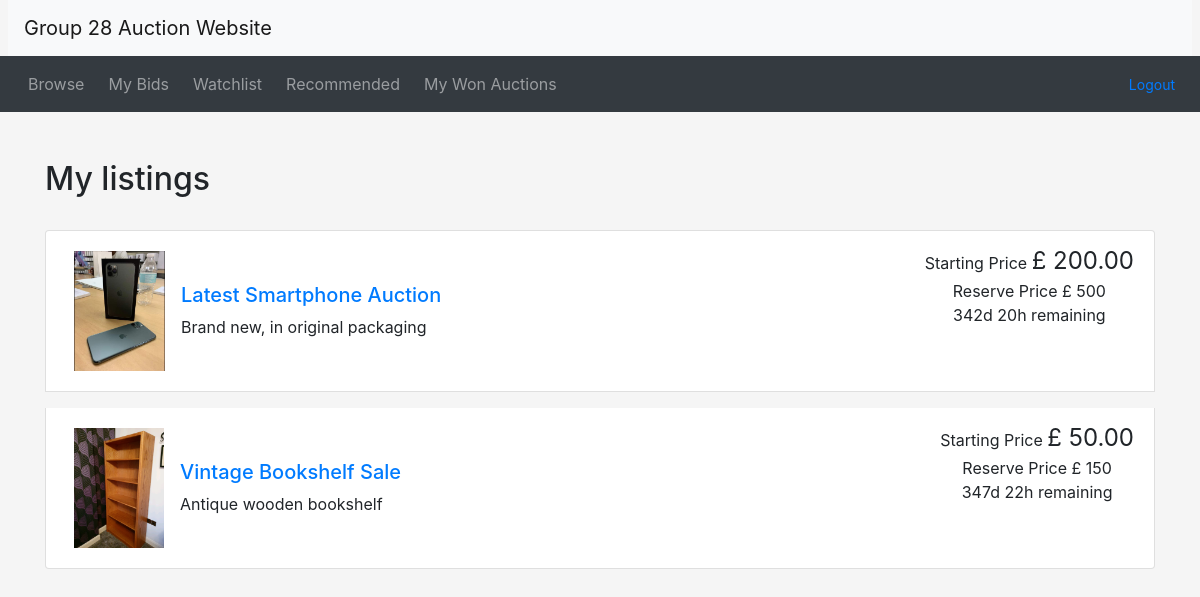
/mylistings.php (signed in), run on the app's committed database.
### tables this page shows
CREATE TABLE Auction (
    auction_id INT(11) AUTO_INCREMENT PRIMARY KEY,
    item_id INT(11),
    user_id INT(11),
    start_time DATETIME NOT NULL,
    end_time DATETIME NOT NULL,  
    auction_title VARCHAR(255),
    reserve_price FLOAT(2),
    starting_price FLOAT(2),
    FOREIGN KEY (item_id) REFERENCES Item(item_id),
    FOREIGN KEY (user_id) REFERENCES Users(user_id) ON DELETE CASCADE
);

CREATE TABLE Item (
    item_id INT(11) AUTO_INCREMENT PRIMARY KEY,
    name VARCHAR(255) NOT NULL,
    description VARCHAR(511),
    category ENUM('Electronics', 'Fashion', 'Home', 'Books', 'Other') NOT NULL,
    colour ENUM('Red', 'Orange', 'Yellow', 'Green', 'Blue', 'Purple', 'Pink', 'White', 'Grey', 'Black', 'Brown', 'Other'),
    `condition` ENUM('Great', 'Good', 'Okay', 'Poor'),
    photo VARCHAR(255)  
);

### database.php (called while the page is built, shortened)
<?php
function db_query($connection, $query)
{
  $result = mysqli_query($connection, $query);
  return $result;
}

### utilities.php (called while the page is built, shortened)
<?php
function display_time_remaining($interval) {
    if ($interval->days == 0 && $interval->h == 0) {
      $time_remaining = $interval->format('%im %Ss');
    }
    else if ($interval->days == 0) {
      $time_remaining = $interval->format('%hh %im');
    }
    else {
      $time_remaining = $interval->format('%ad %hh');
    }
  return $time_remaining;
}
?>

### mylistings.php (the view, shortened to what this page needs)
<?php
include_once("header.php");
require("utilities.php");
require("database.php");
?>
<div class="container mt-5">
  <h2 class="my-3">My listings</h2>
  <ul class="list-group">
    <?php
    $user_id = $_SESSION['user_id'];
    $connection = db_connect();
    $auction_query = "SELECT auction.auction_title,
                        auction.start_time,
                        auction.end_time,
                        auction.reserve_price,
                        auction.starting_price,
                        item.item_id,
                        item.name,
                        item.description,
                        item.photo
  FROM auction
  INNER JOIN item ON auction.item_id = item.item_id
  WHERE auction.user_id = '$user_id'";
    $auction_result = db_query($connection, $auction_query);
    while ($row = mysqli_fetch_assoc($auction_result)) {
      $item_id = $row['item_id'];
      $item_description = $row['description'];
      $item_photo = $row['photo'];
      $auction_reserve_price = $row['reserve_price'];
      $auction_starting_price = $row['starting_price'];
      $auction_title = $row['auction_title'];
      $auction_end_time = $row['end_time'];
      if (strlen($item_description) > 250) {
        $desc_shortened = substr($item_description, 0, 250) . '...';
      } else {
        $desc_shortened = $item_description;
      }
      $format = 'Y-m-d H:i:s';
      $auction_end_time = DateTime::createFromFormat($format, $auction_end_time);
      $now = new DateTime();
      if ($now > $auction_end_time) {
        $time_remaining = 'This auction has ended';
      } else {
        $time_to_end = date_diff($now, $auction_end_time);
        $time_remaining = display_time_remaining($time_to_end) . ' remaining';
      }
    ?>
      <li class="list-group-item d-flex justify-content-between mt-3">
        <div class="d-flex align-items-center p-2 mr-5">
          <img src="<?php echo $item_photo; ?>" alt="<?php echo $auction_title; ?>" class="img-fluid" style="max-width: 120px; max-height: 120px;">
          <div class="ml-3">
            <h5><a href="listing.php?item_id=<?php echo $item_id; ?>">
                <?php echo $auction_title; ?>
              </a> </h5>
            <?php echo $desc_shortened; ?>
          </div>
        </div>
        <div class="text-center text-nowrap">Starting Price <span style="font-size: 1.5em">£
            <?php echo number_format($auction_starting_price, 2); ?>
          </span><br />Reserve Price £
          <?php echo $auction_reserve_price; ?><br />
          <?php echo $time_remaining; ?>
        </div>
      </li>
    <?php
    }
    ?>
  </ul>
</div>
<?php include_once("footer.php"); ?>

### css/custom.css (style rules this page uses)
body { background-color: #f5f5f5; }

### data on the page
auction: item.photo (picture), auction_title "Latest Smartphone Auction", item.description "Brand new, in original packaging", starting_price "200.00", reserve_price "500", end_time "342d 20h remaining"
auction: item.photo (picture), auction_title "Vintage Bookshelf Sale", item.description "Antique wooden bookshelf", starting_price "50.00", reserve_price "150", end_time "347d 22h remaining"
